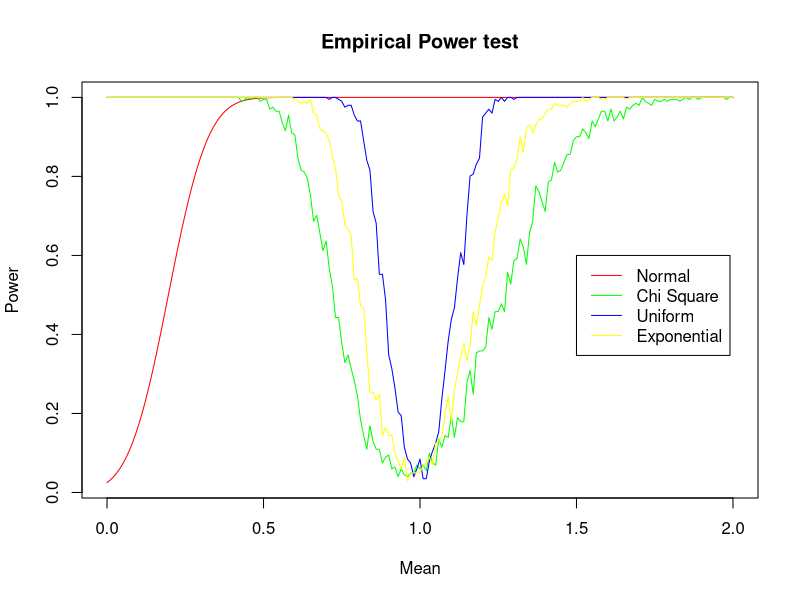

The R script that drew this image:
## ---- chunk 1
knitr::opts_chunk$set(echo = TRUE)
## ---- chunk 2
library(ggplot2)
## ---- chunk 3
#Part a: looking at a type I error
#all follow a similar algorithm as shown on page 193 in SCRR
n <- 100 #number of replicates
a <- 0.05 #significance level alpha
muA <- mean(rchisq(n, df = 1)) #mu0 in part a
muB <- mean(runif(n, 0, 2)) #mu0 in part b
muC <- mean(rexp(n, rate = 1)) #mu0 in part c
#become alternatives in the estimate power of a test (b).

m <- 1000 #number of replicates
pA <- numeric(m)
pB <- numeric(m)
pC <- numeric(m)

for(i in 1:m){
  xA <- rchisq(n, df = 1) #sample dist part a
  xB <- runif(n, 0, 2) #sample dist part b
  xC <- rexp(n, rate = 1) #sample dist part c
  
  ttestA <- t.test(xA, alternative = "two.sided",mu = muA)
  ttestB <- t.test(xB, alternative = "two.sided",mu = muB)
  ttestC <- t.test(xC, alternative = "two.sided",mu = muC)
  
  pA[i] <- ttestA$p.value
  pB[i] <- ttestB$p.value
  pC[i] <- ttestC$p.value
}

pHatA <- mean(pA <= a)
pHatB <- mean(pB <= a)
pHatC <- mean(pC <= a)

seHatA <- sqrt(pHatA * (1- pHatA)/m)
seHatB <- sqrt(pHatB * (1- pHatB)/m)
seHatC <- sqrt(pHatC * (1- pHatC)/m)
#Means:
cat("The means (of the p-values) are: ", c(pHatA, pHatB, pHatC), "\n")
#SE:
cat("The standard errors (of the p-values) are: ", c(seHatA, seHatB, seHatC))

#Part b: Estimating power of a test and outputting empirical power curves of the t-test from the three previous situations
#initial data array
mu1 <- c(seq(0,2,1/100))
MC <- length(mu1)
powA <- numeric(MC)
powB <- numeric(MC)
powC <- numeric(MC)
powNorm <- numeric(MC)

#select theta_1 from the parameter subspace
#muA, muB, and muC values
#set for loop
for(j in 1:MC){
  
  pvalA <- replicate(MC, expr = {
    xA <- rchisq(n, df = 1) #sample dist part a
    ttestA <- t.test(xA, alternative = "two.sided",mu = mu1[j])
    ttestA$p.value
  })
  powA[j] <- mean(pvalA <= a)
  
  pvalB <- replicate(MC, expr = {
    xB <- runif(n, 0, 2) #sample dist part b
    ttestB <- t.test(xB, alternative = "two.sided",mu = mu1[j])
    ttestB$p.value
  })
  powB[j] <- mean(pvalB <= a)
  
  pvalC <- replicate(MC, expr = {
    xC <- rexp(n, rate = 1) #sample dist part c
    ttestC <- t.test(xC, alternative = "two.sided",mu = mu1[j])
    ttestC$p.value
  })
  powC[j] <- mean(pvalC <= a)
  
  powerTest <- power.t.test(n = MC, delta = mu1[j],sig.level = a,alternative = "two.sided")
  powNorm[j] <- powerTest$power
  
}
seA <- sqrt(powA * (1- powA)/MC)
seB <- sqrt(powB * (1- powB)/MC)
seC <- sqrt(powC * (1- powC)/MC)
seN <- sqrt(powNorm * (1- powNorm)/MC)

plot(mu1,powNorm,type = "l", main = "Empirical Power test",ylab = "Power",xlab = "Mean",col = "red")
lines(mu1,powA,col = "green")
lines(mu1,powB,col = "blue")
lines(mu1,powC,col = "yellow")
legend(x = 1.5, y = 0.6, legend = c("Normal", "Chi Square", "Uniform", "Exponential"), col = c("red","green","blue","yellow"), lty = 1)
